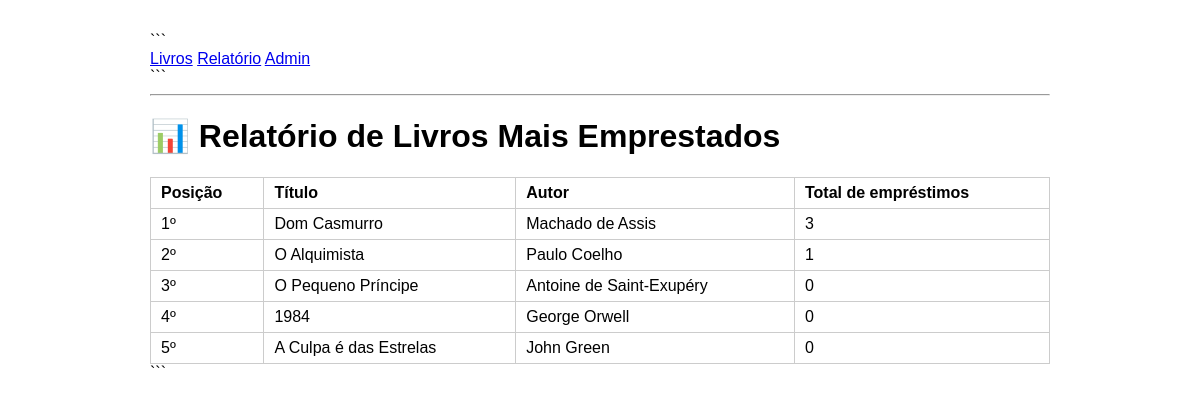
The page /relatorio/ on the database its author committed.
### biblioteca/models.py (models this page shows, shortened)
class Livro(models.Model):
    titulo = models.CharField(max_length=200)
    autor = models.ForeignKey(
        Autor,
        on_delete=models.CASCADE,
        related_name='livros'
    )
    isbn = models.CharField(max_length=20, unique=True)
    copias_totais = models.PositiveIntegerField()
    copias_disponiveis = models.PositiveIntegerField()

class Autor(models.Model):
    nome = models.CharField(max_length=150)
    nacionalidade = models.CharField(max_length=80)
    data_nascimento = models.DateField(null=True, blank=True)
    def __str__(self):
        return self.nome

### biblioteca/views.py (the view)
# urls.py: ),  path('relatorio/', views.relatorio_livros, name='relatorio_livros'),
def relatorio_livros(request):
    livros = Livro.objects.annotate(
        total_emprestimos=Count('emprestimo')
    ).order_by('-total_emprestimos')
    return render(
        request,
        'biblioteca/relatorio_livros.html',
        {'livros': livros},
    )

### biblioteca/templates/biblioteca/relatorio_livros.html (shortened to what this page needs)
{% extends 'biblioteca/base.html' %}
{% block conteudo %}
<h1>📊 Relatório de Livros Mais Emprestados</h1>
<table>
    <thead>
        <tr>
            <th>Posição</th>
            <th>Título</th>
            <th>Autor</th>
            <th>Total de empréstimos</th>
        </tr>
    </thead>
<tbody>
    {% for livro in livros %}
        <tr>
            <td>{{ forloop.counter }}º</td>
            <td>{{ livro.titulo }}</td>
            <td>{{ livro.autor }}</td>
            <td>{{ livro.total_emprestimos }}</td>
        </tr>
    {% empty %}
        <tr>
            <td colspan="4">Nenhum livro cadastrado.</td>
        </tr>
    {% endfor %}
</tbody>
</table>
{% endblock %}

### biblioteca/templates/biblioteca/base.html (style rules this page uses)
body { font-family: Arial, sans-serif; max-width: 900px; margin: 2rem auto; padding: 0 1rem; }
table { border-collapse: collapse; width: 100%; }
th, td { border: 1px solid #ccc; padding: 6px 10px; text-align: left; }

### rows shown on the page
Livro: titulo "Dom Casmurro", autor "Machado de Assis", total_emprestimos "3"
Livro: titulo "O Alquimista", autor "Paulo Coelho", total_emprestimos "1"
Livro: titulo "O Pequeno Príncipe", autor "Antoine de Saint-Exupéry", total_emprestimos "0"
Livro: titulo "1984", autor "George Orwell", total_emprestimos "0"
Livro: titulo "A Culpa é das Estrelas", autor "John Green", total_emprestimos "0"
